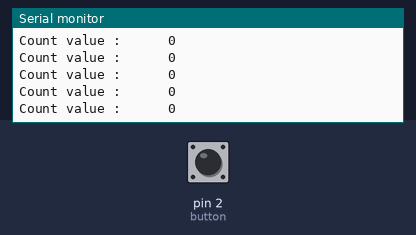
This sketch was run on a simulated Arduino Uno, built with avr-gcc and run on an emulated ATmega328P. On the bench: the last lines printed to the serial monitor. The test bench sets the inputs (shaded band); at power-on: pin 2 (button) HIGH.

Above: at 3.2 s.
3.3 s: pin 2 (button) pulled LOW for 0.15 s
At 3.8 s:
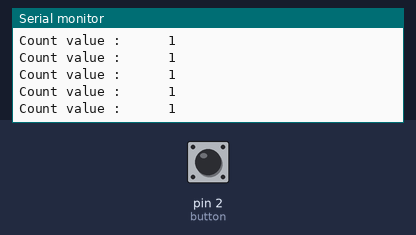
6.4 s: pin 2 (button) pulled LOW for 1 s
At 7.2 s:
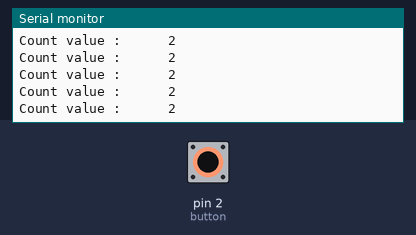
10.4 s: pin 2 (button) pulled LOW for 0.15 s
At 11.3 s:
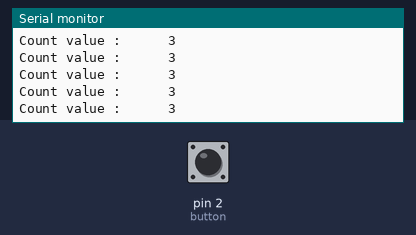
Timing chart, 0 to 13.4 s (numbered marks = the images above; inputs shaded):
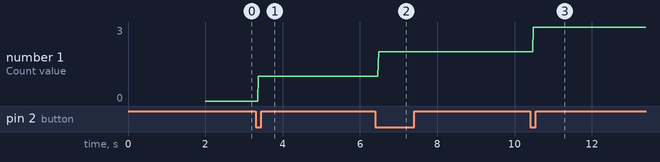

The sketch:

sketch_jun21a.ino
```cpp
int button=2;
int count=0;

int pst=LOW;


void setup() {
  // put your setup code here, to run once:

  Serial.begin(9600);
  pinMode(button,INPUT);
  delay(2000);
}

void loop() {
  // put your main code here, to run repeatedly:

  int cst = digitalRead(button);

if(pst!=cst){

  if(cst==LOW){
    count++;
    }
}
  Serial.print("Count value :      ");
  Serial.println(count);
pst=cst;
}
```

Measured:
- after the input at 3.3 s, the serial monitor: prints a new line after 0.07 s (image 1)
- after the input at 6.4 s, the serial monitor: prints a new line after 0.08 s (image 2)
- after the input at 10.4 s, the serial monitor: prints a new line after 0.09 s (image 3)
- plotted number 1: 0 → 1 after the input at 3.3 s, 1 → 2 after the input at 6.4 s, 2 → 3 after the input at 10.4 s
